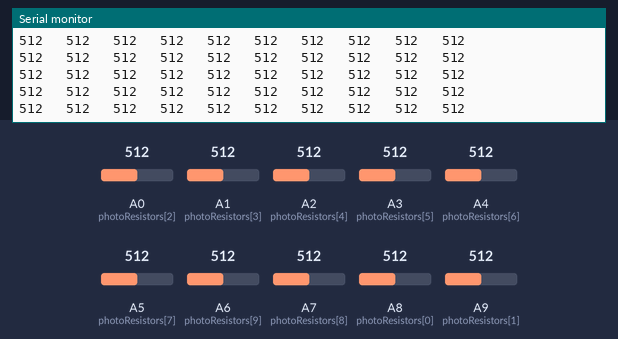
A sketch run on a simulated Arduino Mega 2560, built with avr-gcc and run on an emulated ATmega2560. On the bench: the last lines printed to the serial monitor. Inputs (shaded band) come from the test bench; at power-on: A0 (photoResistors[2]) = 512, A1 (photoResistors[3]) = 512, A2 (photoResistors[4]) = 512, A3 (photoResistors[5]) = 512, A4 (photoResistors[6]) = 512, A5 (photoResistors[7]) = 512, A6 (photoResistors[9]) = 512, A7 (photoResistors[8]) = 512, A8 (photoResistors[0]) = 512, A9 (photoResistors[1]) = 512.

Above: at 1.2 s.
1.3 s: A0 (photoResistors[2]) set to 110
At 1.36 s:
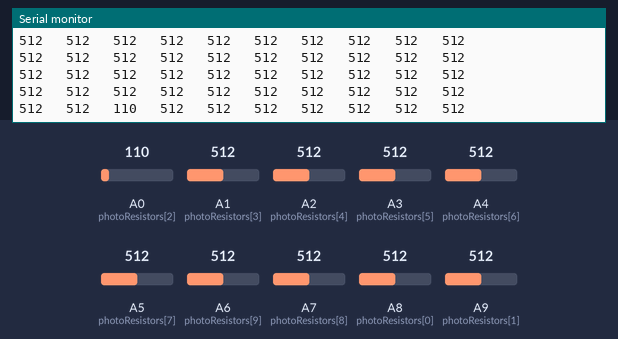
4.3 s: A0 (photoResistors[2]) set to 89
At 4.32 s:
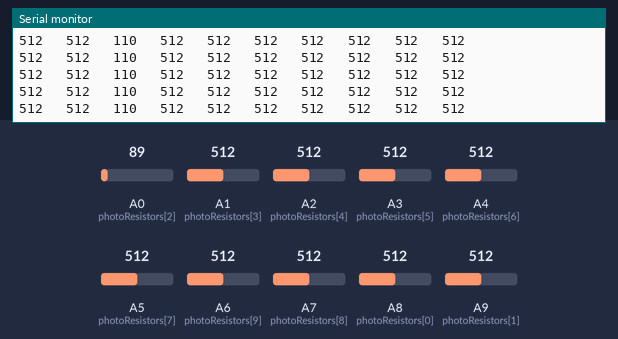
5.8 s: A1 (photoResistors[3]) set to 105
At 5.84 s:
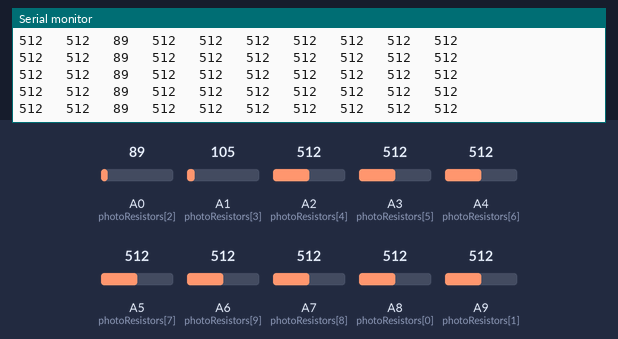
8.8 s: A1 (photoResistors[3]) set to 93
At 8.83 s:
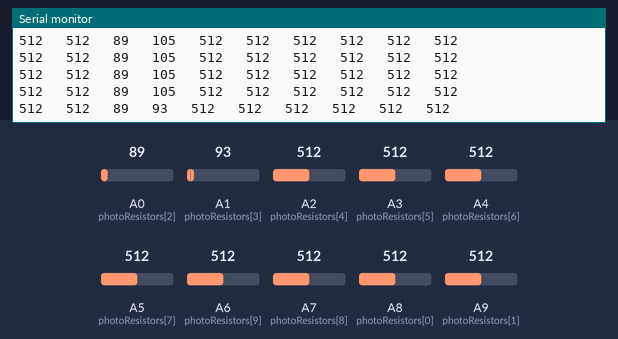
10.3 s: A2 (photoResistors[4]) set to 108
At 10.33 s:
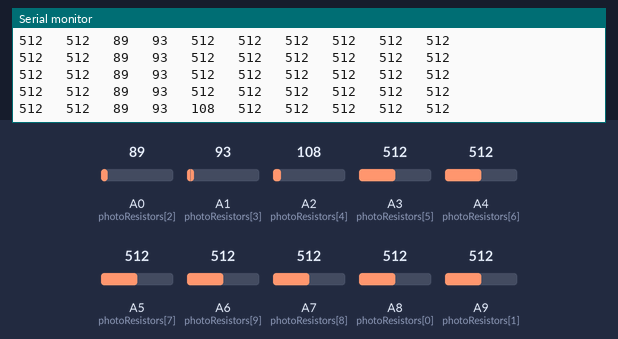
11.8 s: A2 (photoResistors[4]) set to 89
At 11.82 s:
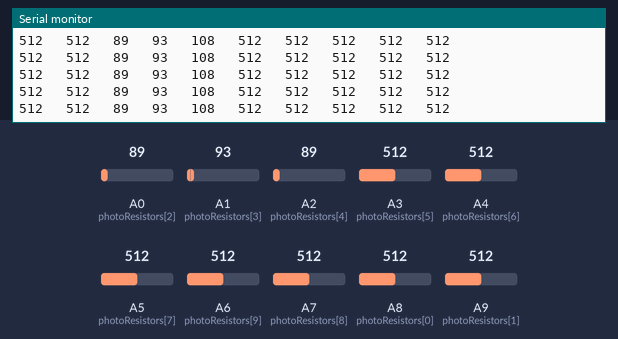
Timing chart, 0 to 14.3 s (numbered marks = the images above; inputs shaded):
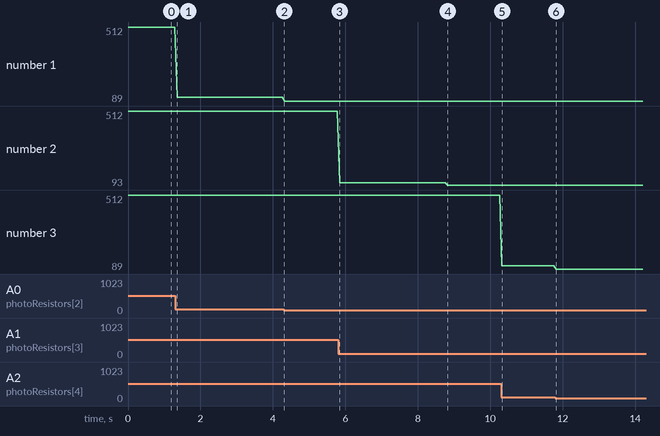

The sketch:

GraphPhotoResistors.ino
```cpp
const byte numPhotoResistors = 10;
const int photoResistors[] = {A8, A9, A0, A1, A2, A3, A4, A5, A7, A6};
int baseValues[] = {287,261,225,390,271,475,470,252,289,175};
int finValues[]  = {515,420,300,571,415,698,612,342,480,319};

void setup(){
    Serial.begin(9600);
}

void loop (){
  for(byte i = 0; i < numPhotoResistors; i++){
    int val = analogRead(photoResistors[i]);
    float mappedVal = floatMap(val, baseValues[i], finValues[i], 0, 10);
    /*
    Serial.print("[");
    Serial.print(i);
    Serial.print("]");
    Serial.print("(");
    Serial.print(val - baseValues[i]);
    Serial.print(")");
    Serial.print("(");
    Serial.print(finValues[i] - baseValues[i]);
    Serial.print(")");
    Serial.print(mappedVal);*/
    Serial.print(val);
    Serial.print("   ");

  }
  Serial.println("");
  delay(50);
}

float floatMap(float x, float in_min, float in_max, float out_min, float out_max) {
  return (x - in_min) * (out_max - out_min) / (in_max - in_min) + out_min;
}

int clamp(int x, int minV, int maxV){
  x = min(x, maxV);
  x = max(x, minV);
  return x;
}
```

Measured:
- after the input at 1.3 s, the serial monitor: prints a new line after 0.05 s (image 1)
- after the input at 8.8 s, the serial monitor: prints a new line at once (image 4)
- after the input at 10.3 s, the serial monitor: prints a new line at once (image 5)
- plotted number 1: 512 → 110 after the input at 1.3 s, 110 → 89 after the input at 4.3 s
- plotted number 2: 512 → 105 after the input at 5.8 s, 105 → 93 after the input at 8.8 s
- plotted number 3: 512 → 108 after the input at 10.3 s
